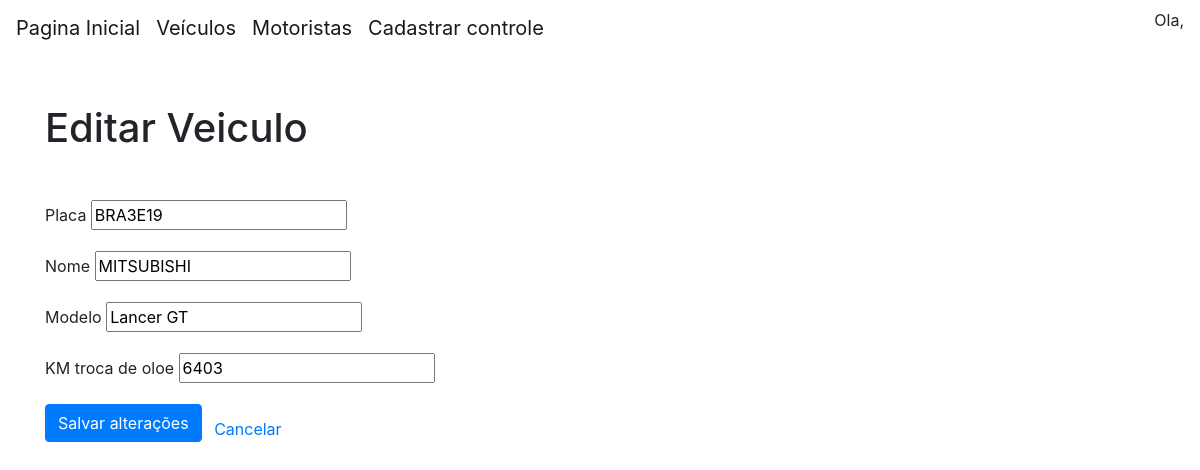
The app's page /veiculo/editar/1 with its own data.
### models.py (models this page shows, shortened)
class Veiculo(db.Model):
    id = db.Column(db.Integer, primary_key=True)
    placa = db.Column(db.String(20), unique=True, nullable=False)
    marca = db.Column(db.String(100), nullable=False)
    modelo = db.Column(db.String(100), nullable=False)
    km_troca_oleo = db.Column(db.Integer)

### routes/veiculo_routes.py (the view, shortened to what this page needs)
@veiculo_routes.route('/veiculo/editar/<int:id>', methods=['GET', 'POST'])
def editar_veiculo(id):
    veiculo = Veiculo.query.get(id)
    return render_template('/veiculo/editar_veiculo.html', veiculo=veiculo)

### templates/veiculo/editar_veiculo.html (shortened to what this page needs)
{% extends 'base.html' %}
{% block content %}
<h1 class="my-5">Editar Veiculo</h1>
<form method="post">
            <div class="row mb-3">
                <div class="col-md-6">
                    <label for="placa" class="form-label">Placa</label>
                    <input type="text" name="placa" id="placa" placeholder="Placa" value="{{ veiculo.placa }}"><br>
                </div>
            </div>
            <div class="row mb-3">
                <div class="col-md-6">
                    <label for="nome" class="form-label">Nome</label>
                    <input type="text" name="marca" id="marca" placeholder="Marca" value="{{ veiculo.marca }}"><br>
                </div>
            </div>
            <div class="row mb-3">
                <div class="col-md-6">
                    <label for="modelo" class="form-label">Modelo</label>
                    <input type="text" name="modelo" id="modelo" placeholder="Km para troca de oleo" value="{{ veiculo.modelo }}"><br>
                </div>
            </div>
            <div class="row mb-3">
                <div class="col-md-6">
                    <label for="KM troca de oloe" class="form-label">KM troca de oloe</label>
                    <input type="text" name="km_troca_oleo" id="km_troca_oleo" placeholder="Km para troca de oleo" value="{{ veiculo.km_troca_oleo }}"><br>
                </div>
            </div>
    <button class="btn btn-primary mb-3" type="submit">Salvar alterações</button>
    <a href=" " class="mx-2">Cancelar</a>
</form>
{% endblock %}

### records on screen
Veiculo: placa "BRA3E19", marca "MITSUBISHI", modelo "Lancer GT", km_troca_oleo "6403"
